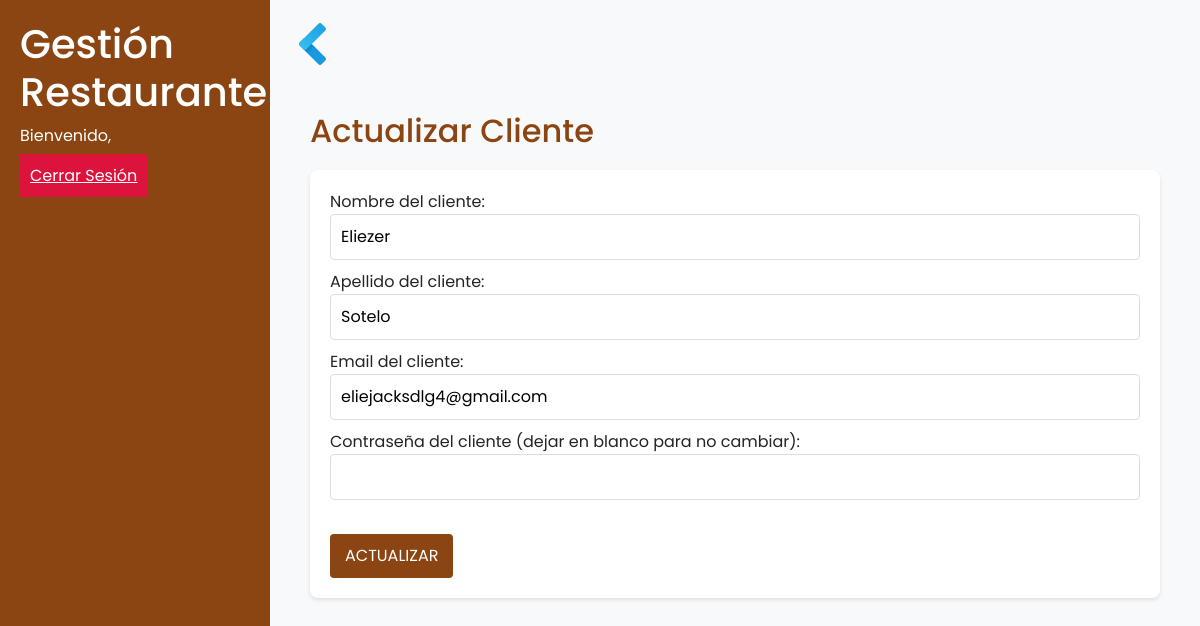
Page /actualizarC.php?id=4 on the committed database.
### tables this page shows
CREATE TABLE `usuarios` (
  `id` int(11) NOT NULL AUTO_INCREMENT,
  `nombre` varchar(35) NOT NULL,
  `apellido` varchar(35) NOT NULL,
  `email` varchar(100) NOT NULL,
  `contrasena` varchar(30) NOT NULL,
  `tipo` varchar(16) NOT NULL,
  PRIMARY KEY (`id`),
  UNIQUE KEY `email` (`email`)
);

### actualizarC.php (the view, shortened to what this page needs)
<?php
include 'Static/connect/db.php'; ?>
<?php include 'includes/header.php'; ?>
<a href="usuarios.php"><img src="Static/img/back.png"></a>
<br><br>
<?php
if (isset($_GET['id'])) {
    $ID = $_GET['id'];
    $query = "SELECT * FROM usuarios WHERE id = $ID;";
    $result = mysqli_query($conn, $query);
    if (mysqli_num_rows($result) == 1) {
        $row = mysqli_fetch_array($result);
        $nombre = $row['nombre'];
        $apellido = $row['apellido'];
        $email = $row['email'];
    }
}
?>
<div class="content"><h2>Actualizar Cliente</h2>
<form class="user-form" method="POST" action="actualizarC.php?id=<?php echo $_GET['id']; ?>">
    <div class="form_container">
        <label for="nombre" class="formulario_label">Nombre del cliente:</label>
        <input type="text" name="nombre" id="nombre" class="formulario_input" value="<?php echo $nombre; ?>">
    </div>
    <div class="form_container">
        <label for="nombre" class="formulario_label">Apellido del cliente:</label>
        <input type="text" name="apellido" id="apellido" class="formulario_input" value="<?php echo $apellido; ?>">
    </div>
    <div class="form_container">
        <label for="email" class="formulario_label">Email del cliente:</label>
        <input type="email" name="email" id="email" class="formulario_input" value="<?php echo $email; ?>">
    </div>
    <div class="form_container">
        <label for="password" class="formulario_label">Contraseña del cliente (dejar en blanco para no cambiar):</label>
        <input type="password" name="password" id="password" class="formulario_input">
    </div>
    <br>
    <div class="form_container">
        <button class="formulario_btn" name="update">ACTUALIZAR</button>
    </div>
</form>

### Static/css/styles.css (style rules this page uses)
html, body { height: 100%; margin: 0; padding: 0; font-family: 'Poppins', sans-serif; }
body { margin: 0; padding: 0; min-height: 100vh; background-color: #f8f9fa; }
.content { flex-grow: 1; padding: 20px; height: 100vh; overflow-y: auto; }
.content h2 { color: #8B4513; margin-bottom: 20px; }
.user-form { background-color: #fff; padding: 20px; border-radius: 8px; box-shadow: 0 2px 4px rgba(0,0,0,0.1); margin-bottom: 20px; }
.user-form input { display: block; width: 100%; padding: 10px; margin-bottom: 10px; border: 1px solid #ddd; border-radius: 4px; font-size: 16px; }
.user-form button { background-color: #8B4513; color: white; padding: 10px 15px; border: none; border-radius: 4px; cursor: pointer; font-size: 16px; }

### rows in the picture
usuarios: nombre "Eliezer", apellido "Sotelo", email "eliejacksdlg4@gmail.com"
